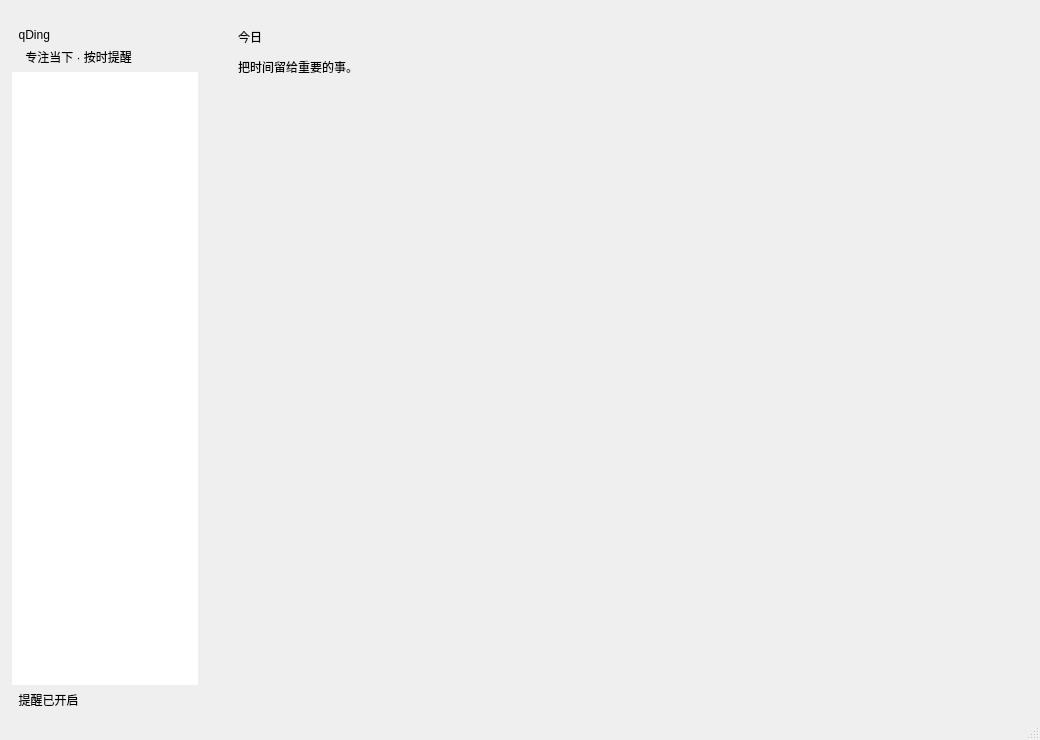
<?xml version="1.0" encoding="UTF-8"?>
<ui version="4.0">
 <class>MainWindow</class>
 <widget class="QMainWindow" name="MainWindow">
  <property name="geometry"><rect><x>0</x><y>0</y><width>1040</width><height>740</height></rect></property>
  <property name="windowTitle"><string>qDing</string></property>
  <widget class="QWidget" name="centralwidget">
   <layout class="QHBoxLayout" name="shellLayout">
    <property name="spacing"><number>0</number></property>
    <property name="leftMargin"><number>0</number></property>
    <property name="topMargin"><number>0</number></property>
    <property name="rightMargin"><number>0</number></property>
    <property name="bottomMargin"><number>0</number></property>
    <item>
     <widget class="QWidget" name="sidebar">
      <property name="minimumSize"><size><width>190</width><height>0</height></size></property>
      <property name="maximumSize"><size><width>210</width><height>16777215</height></size></property>
      <layout class="QVBoxLayout" name="sidebarLayout">
       <property name="leftMargin"><number>12</number></property>
       <property name="topMargin"><number>28</number></property>
       <property name="rightMargin"><number>12</number></property>
       <item><widget class="QLabel" name="brand"><property name="text"><string>  qDing</string></property></widget></item>
       <item><widget class="QLabel" name="tagline"><property name="text"><string>    专注当下 · 按时提醒</string></property></widget></item>
       <item><widget class="QListWidget" name="navigation"><property name="frameShape"><enum>QFrame::NoFrame</enum></property></widget></item>
       <item><widget class="QLabel" name="quietBadge"><property name="text"><string>  提醒已开启</string></property></widget></item>
      </layout>
     </widget>
    </item>
    <item>
     <widget class="QWidget" name="content">
      <layout class="QVBoxLayout" name="contentLayout">
       <property name="spacing"><number>12</number></property>
       <property name="leftMargin"><number>28</number></property>
       <property name="topMargin"><number>28</number></property>
       <property name="rightMargin"><number>28</number></property>
       <property name="bottomMargin"><number>20</number></property>
       <item><widget class="QLabel" name="heading"><property name="text"><string>今日</string></property></widget></item>
       <item><widget class="QLabel" name="subtitle"><property name="text"><string>把时间留给重要的事。</string></property></widget></item>
       <item><widget class="QStackedWidget" name="pages"/></item>
      </layout>
     </widget>
    </item>
   </layout>
  </widget>
  <widget class="QStatusBar" name="statusbar"/>
 </widget>
 <resources/>
 <connections/>
</ui>
